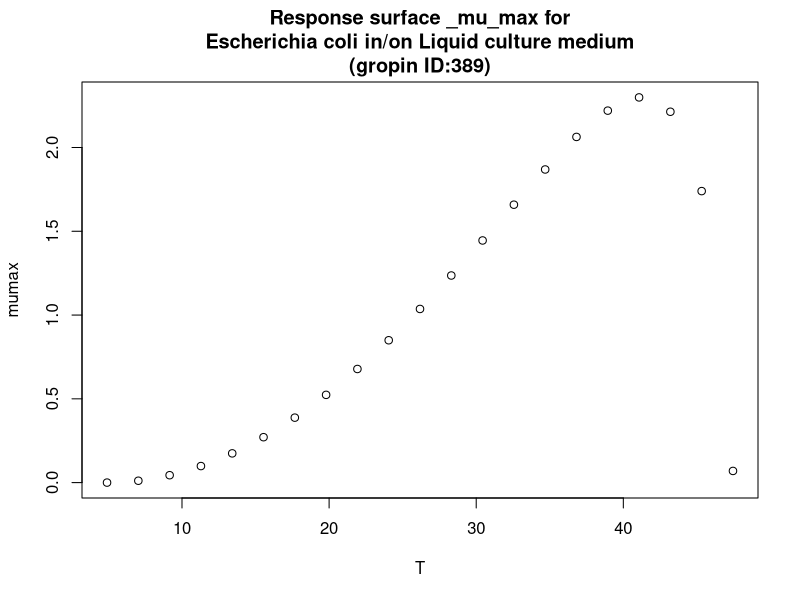

This figure's R source:
#############################
# start of Parameter script
#############################
T <- seq(4.9049,47.4525474525475,length.out=21)
#############################
# end of Parameter script
#############################
############################# 
# start of Model script Gropin ID 389 
#############################
 
# constant coefficients for this model
 
variables <- data.frame(T)
argumentsPar <- unique.data.frame(expand.grid(variables))
 
# heart of the model
response_surface <- function(T) {
   mumax <-(2.3*(T-47.5)*((T-4.9)^2))/((41.3-4.9)*((41.3-4.9)*(T-41.3)-(41.3-47.5)*(41.3+4.9-2*T)))

	return(mumax=mumax)
} 

# output parameters
responseSurface <- cbind(argumentsPar,response_surface(argumentsPar['T']))
colnames(responseSurface) <- c(colnames(argumentsPar),'mumax')
#############################
# End of Model script
#############################
############################# 
# start of Visualisation script Gropin ID 389 
#############################
titleText <-'Response surface _mu_max for
Escherichia coli in/on Liquid culture medium
(gropin ID:389)'
plot(T,responseSurface$'mumax',xlab='T',
                          ylab='mumax',main=titleText)
#############################
# End of Visualisation script
#############################
